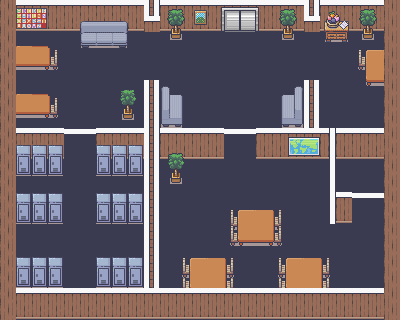

Rendered tile map (Tiled .tmx) drawn with the repository's tilesets; below, a short description and the map source with its tile grids summarised:
An orthogonal 25x20 tile map with 16x16 px tiles, 12 tile layers (chao, parede, acabamento, cadeiraTras, ...), 2 tilesets.

<map version="1.10" tiledversion="1.11.2" orientation="orthogonal" renderorder="right-down" width="25" height="20" tilewidth="16" tileheight="16" infinite="0" nextlayerid="13" nextobjectid="1">
 <tileset firstgid="1" name="decoracao" tilewidth="16" tileheight="16" tilecount="1424" columns="16">
  <image source="decoracao.png" width="256" height="1424" />
  <tile id="161">
   <properties>
    <property name="collider" type="bool" value="true" />
   </properties>
  </tile>
  <tile id="162">
   <properties>
    <property name="collider" type="bool" value="true" />
   </properties>
  </tile>
  <tile id="164">
   <properties>
    <property name="collider" type="bool" value="true" />
   </properties>
  </tile>
  <tile id="177">
   <properties>
    <property name="collider" type="bool" value="true" />
   </properties>
  </tile>
  <tile id="178">
   <properties>
    <property name="collider" type="bool" value="true" />
   </properties>
  </tile>
  <tile id="180">
   <properties>
    <property name="collider" type="bool" value="true" />
   </properties>
  </tile>
  <tile id="395">
   <properties>
    <property name="collider" type="bool" value="false" />
   </properties>
  </tile>
  <tile id="411">
   <properties>
    <property name="collider" type="bool" value="false" />
   </properties>
  </tile>
  <tile id="510">
   <properties>
    <property name="collider" type="bool" value="true" />
   </properties>
  </tile>
  <tile id="541">
   <properties>
    <property name="collider" type="bool" value="true" />
   </properties>
  </tile>
  <tile id="652">
   <properties>
    <property name="collider" type="bool" value="true" />
   </properties>
  </tile>
  <tile id="668">
   <properties>
    <property name="collider" type="bool" value="false" />
   </properties>
  </tile>
  <tile id="730">
   <properties>
    <property name="collider" type="bool" value="true" />
   </properties>
  </tile>
  <tile id="731">
   <properties>
    <property name="collider" type="bool" value="false" />
   </properties>
  </tile>
  <tile id="867">
   <properties>
    <property name="collider" type="bool" value="true" />
   </properties>
  </tile>
  <tile id="868">
   <properties>
    <property name="collider" type="bool" value="true" />
   </properties>
  </tile>
  <tile id="883">
   <properties>
    <property name="collider" type="bool" value="true" />
   </properties>
  </tile>
  <tile id="884">
   <properties>
    <property name="collider" type="bool" value="true" />
   </properties>
  </tile>
  <tile id="1153">
   <properties>
    <property name="collider" type="bool" value="false" />
   </properties>
  </tile>
  <tile id="1154">
   <properties>
    <property name="collider" type="bool" value="false" />
   </properties>
  </tile>
  <tile id="1155">
   <properties>
    <property name="collider" type="bool" value="false" />
   </properties>
  </tile>
  <tile id="1169">
   <properties>
    <property name="collider" type="bool" value="true" />
   </properties>
  </tile>
  <tile id="1170">
   <properties>
    <property name="collider" type="bool" value="true" />
   </properties>
  </tile>
  <tile id="1171">
   <properties>
    <property name="collider" type="bool" value="true" />
   </properties>
  </tile>
  <tile id="1224">
   <properties>
    <property name="collider" type="bool" value="false" />
   </properties>
  </tile>
  <tile id="1225">
   <properties>
    <property name="collider" type="bool" value="false" />
   </properties>
  </tile>
  <tile id="1240">
   <properties>
    <property name="collider" type="bool" value="true" />
   </properties>
  </tile>
  <tile id="1241">
   <properties>
    <property name="collider" type="bool" value="true" />
   </properties>
  </tile>
  <tile id="1256">
   <properties>
    <property name="collider" type="bool" value="true" />
   </properties>
  </tile>
  <tile id="1257">
   <properties>
    <property name="collider" type="bool" value="true" />
   </properties>
  </tile>
 </tileset>
 <tileset firstgid="1425" name="paredes" tilewidth="16" tileheight="16" tilecount="391" columns="17">
  <image source="paredes.png" width="272" height="368" />
  <tile id="5">
   <properties>
    <property name="collider" type="bool" value="true" />
   </properties>
  </tile>
  <tile id="6">
   <properties>
    <property name="collider" type="bool" value="true" />
   </properties>
  </tile>
  <tile id="7">
   <properties>
    <property name="collider" type="bool" value="true" />
   </properties>
  </tile>
  <tile id="8">
   <properties>
    <property name="collider" type="bool" value="true" />
   </properties>
  </tile>
  <tile id="9">
   <properties>
    <property name="collider" type="bool" value="true" />
   </properties>
  </tile>
  <tile id="10">
   <properties>
    <property name="collider" type="bool" value="true" />
   </properties>
  </tile>
  <tile id="11">
   <properties>
    <property name="collider" type="bool" value="true" />
   </properties>
  </tile>
  <tile id="12">
   <properties>
    <property name="collider" type="bool" value="true" />
   </properties>
  </tile>
  <tile id="13">
   <properties>
    <property name="collider" type="bool" value="true" />
   </properties>
  </tile>
  <tile id="14">
   <properties>
    <property name="collider" type="bool" value="true" />
   </properties>
  </tile>
  <tile id="15">
   <properties>
    <property name="collider" type="bool" value="true" />
   </properties>
  </tile>
  <tile id="16">
   <properties>
    <property name="collider" type="bool" value="true" />
   </properties>
  </tile>
  <tile id="22">
   <properties>
    <property name="collider" type="bool" value="true" />
   </properties>
  </tile>
  <tile id="23">
   <properties>
    <property name="collider" type="bool" value="true" />
   </properties>
  </tile>
  <tile id="24">
   <properties>
    <property name="collider" type="bool" value="true" />
   </properties>
  </tile>
  <tile id="25">
   <properties>
    <property name="collider" type="bool" value="true" />
   </properties>
  </tile>
  <tile id="26">
   <properties>
    <property name="collider" type="bool" value="true" />
   </properties>
  </tile>
  <tile id="27">
   <properties>
    <property name="collider" type="bool" value="true" />
   </properties>
  </tile>
  <tile id="28">
   <properties>
    <property name="collider" type="bool" value="true" />
   </properties>
  </tile>
  <tile id="29">
   <properties>
    <property name="collider" type="bool" value="true" />
   </properties>
  </tile>
  <tile id="30">
   <properties>
    <property name="collider" type="bool" value="true" />
   </properties>
  </tile>
  <tile id="31">
   <properties>
    <property name="collider" type="bool" value="true" />
   </properties>
  </tile>
  <tile id="32">
   <properties>
    <property name="collider" type="bool" value="true" />
   </properties>
  </tile>
  <tile id="33">
   <properties>
    <property name="collider" type="bool" value="true" />
   </properties>
  </tile>
  <tile id="39">
   <properties>
    <property name="collider" type="bool" value="true" />
   </properties>
  </tile>
  <tile id="40">
   <properties>
    <property name="collider" type="bool" value="true" />
   </properties>
  </tile>
  <tile id="41">
   <properties>
    <property name="collider" type="bool" value="true" />
   </properties>
  </tile>
  <tile id="42">
   <properties>
    <property name="collider" type="bool" value="true" />
   </properties>
  </tile>
  <tile id="43">
   <properties>
    <property name="collider" type="bool" value="true" />
   </properties>
  </tile>
  <tile id="44">
   <properties>
    <property name="collider" type="bool" value="true" />
   </properties>
  </tile>
  <tile id="45">
   <properties>
    <property name="collider" type="bool" value="true" />
   </properties>
  </tile>
  <tile id="46">
   <properties>
    <property name="collider" type="bool" value="true" />
   </properties>
  </tile>
  <tile id="47">
   <properties>
    <property name="collider" type="bool" value="true" />
   </properties>
  </tile>
  <tile id="48">
   <properties>
    <property name="collider" type="bool" value="true" />
   </properties>
  </tile>
  <tile id="49">
   <properties>
    <property name="collider" type="bool" value="true" />
   </properties>
  </tile>
  <tile id="50">
   <properties>
    <property name="collider" type="bool" value="true" />
   </properties>
  </tile>
  <tile id="56">
   <properties>
    <property name="collider" type="bool" value="true" />
   </properties>
  </tile>
  <tile id="57">
   <properties>
    <property name="collider" type="bool" value="true" />
   </properties>
  </tile>
  <tile id="58">
   <properties>
    <property name="collider" type="bool" value="true" />
   </properties>
  </tile>
  <tile id="59">
   <properties>
    <property name="collider" type="bool" value="true" />
   </properties>
  </tile>
  <tile id="60">
   <properties>
    <property name="collider" type="bool" value="true" />
   </properties>
  </tile>
  <tile id="61">
   <properties>
    <property name="collider" type="bool" value="true" />
   </properties>
  </tile>
  <tile id="62">
   <properties>
    <property name="collider" type="bool" value="true" />
   </properties>
  </tile>
  <tile id="63">
   <properties>
    <property name="collider" type="bool" value="true" />
   </properties>
  </tile>
  <tile id="64">
   <properties>
    <property name="collider" type="bool" value="true" />
   </properties>
  </tile>
  <tile id="65">
   <properties>
    <property name="collider" type="bool" value="true" />
   </properties>
  </tile>
  <tile id="66">
   <properties>
    <property name="collider" type="bool" value="true" />
   </properties>
  </tile>
  <tile id="67">
   <properties>
    <property name="collider" type="bool" value="true" />
   </properties>
  </tile>
  <tile id="221">
   <properties>
    <property name="collider" type="bool" value="true" />
   </properties>
  </tile>
  <tile id="222">
   <properties>
    <property name="collider" type="bool" value="true" />
   </properties>
  </tile>
  <tile id="223">
   <properties>
    <property name="collider" type="bool" value="true" />
   </properties>
  </tile>
  <tile id="224">
   <properties>
    <property name="collider" type="bool" value="true" />
   </properties>
  </tile>
  <tile id="225">
   <properties>
    <property name="collider" type="bool" value="true" />
   </properties>
  </tile>
  <tile id="226">
   <properties>
    <property name="collider" type="bool" value="true" />
   </properties>
  </tile>
  <tile id="227">
   <properties>
    <property name="collider" type="bool" value="true" />
   </properties>
  </tile>
  <tile id="228">
   <properties>
    <property name="collider" type="bool" value="true" />
   </properties>
  </tile>
  <tile id="229">
   <properties>
    <property name="collider" type="bool" value="true" />
   </properties>
  </tile>
  <tile id="230">
   <properties>
    <property name="collider" type="bool" value="true" />
   </properties>
  </tile>
  <tile id="238">
   <properties>
    <property name="collider" type="bool" value="true" />
   </properties>
  </tile>
  <tile id="239">
   <properties>
    <property name="collider" type="bool" value="true" />
   </properties>
  </tile>
  <tile id="240">
   <properties>
    <property name="collider" type="bool" value="true" />
   </properties>
  </tile>
  <tile id="241">
   <properties>
    <property name="collider" type="bool" value="true" />
   </properties>
  </tile>
  <tile id="242">
   <properties>
    <property name="collider" type="bool" value="false" />
   </properties>
  </tile>
  <tile id="243">
   <properties>
    <property name="collider" type="bool" value="false" />
   </properties>
  </tile>
  <tile id="244">
   <properties>
    <property name="collider" type="bool" value="false" />
   </properties>
  </tile>
  <tile id="245">
   <properties>
    <property name="collider" type="bool" value="true" />
   </properties>
  </tile>
  <tile id="246">
   <properties>
    <property name="collider" type="bool" value="true" />
   </properties>
  </tile>
  <tile id="247">
   <properties>
    <property name="collider" type="bool" value="true" />
   </properties>
  </tile>
 </tileset>
 <layer id="1" name="chao" width="25" height="20">
  <data>[500 cells, 500 non-empty, 1 distinct tile ids]</data>
 </layer>
 <layer id="2" name="parede" width="25" height="20">
  <data>[500 cells, 184 non-empty, 3 distinct tile ids]</data>
 </layer>
 <layer id="3" name="acabamento" width="25" height="20">
  <data>[500 cells, 26 non-empty, 3 distinct tile ids]</data>
 </layer>
 <layer id="6" name="cadeiraTras" width="25" height="20">
  <data>[500 cells, 8 non-empty, 4 distinct tile ids]</data>
 </layer>
 <layer id="5" name="cadeira" width="25" height="20">
  <data>[500 cells, 18 non-empty, 4 distinct tile ids]</data>
 </layer>
 <layer id="4" name="mesa" width="25" height="20">
  <data>[500 cells, 54 non-empty, 18 distinct tile ids]</data>
 </layer>
 <layer id="7" name="servidor" width="25" height="20">
  <data>[500 cells, 36 non-empty, 2 distinct tile ids]</data>
 </layer>
 <layer id="8" name="sofa" width="25" height="20">
  <data>[500 cells, 18 non-empty, 18 distinct tile ids]</data>
 </layer>
 <layer id="9" name="planta" width="25" height="20">
  <data>[500 cells, 30 non-empty, 6 distinct tile ids]</data>
 </layer>
 <layer id="10" name="porta" width="25" height="20">
  <data>[500 cells, 8 non-empty, 8 distinct tile ids]</data>
 </layer>
 <layer id="11" name="decoracao" width="25" height="20">
  <data>[500 cells, 14 non-empty, 14 distinct tile ids]</data>
 </layer>
 <layer id="12" name="batente" width="25" height="20">
  <data>[500 cells, 6 non-empty, 1 distinct tile ids]</data>
 </layer>
</map>
